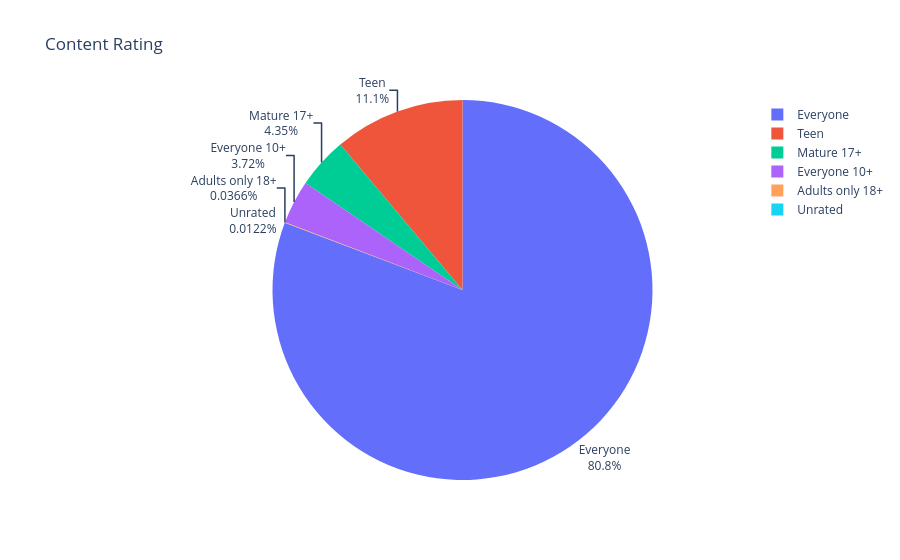

Notebook code cell kept with this figure:
### Code cell
fig = px.pie(
    labels=ratings.index,
    values=ratings.values,
    title="Content Rating",
    names=ratings.index,
)
fig.update_traces(textposition="outside", textinfo="percent+label")

fig.show()

### Figure 1 — Plotly figure (JSON) as saved in the notebook; plotly's stock layout.template omitted (floating-point values rounded to 4 significant figures)
{"data": [{"domain": {"x": [0, 1], "y": [0, 1]}, "hovertemplate": "label=%{label}<br>value=%{value}<extra></extra>", "labels": ["Everyone", "Teen", "Mature 17+", "Everyone 10+", "Adults only 18+", "Unrated"], "legendgroup": "", "name": "", "showlegend": true, "textinfo": "percent+label", "textposition": "outside", "type": "pie", "values": [6621, 912, 357, 305, 3, 1]}], "layout": {"legend": {"tracegroupgap": 0}, "title": {"text": "Content Rating"}}}
